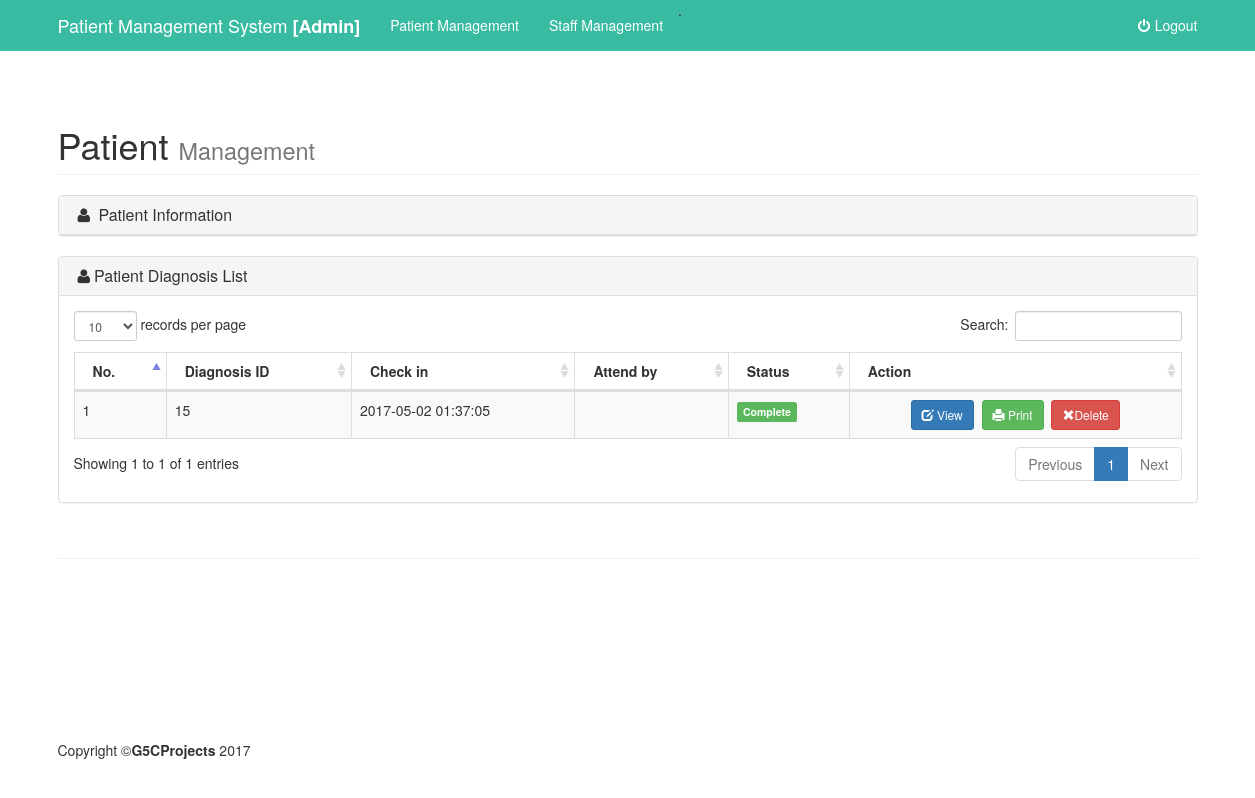
Page /admin/listdiagnosis.php?id=26 on the earlier database version.
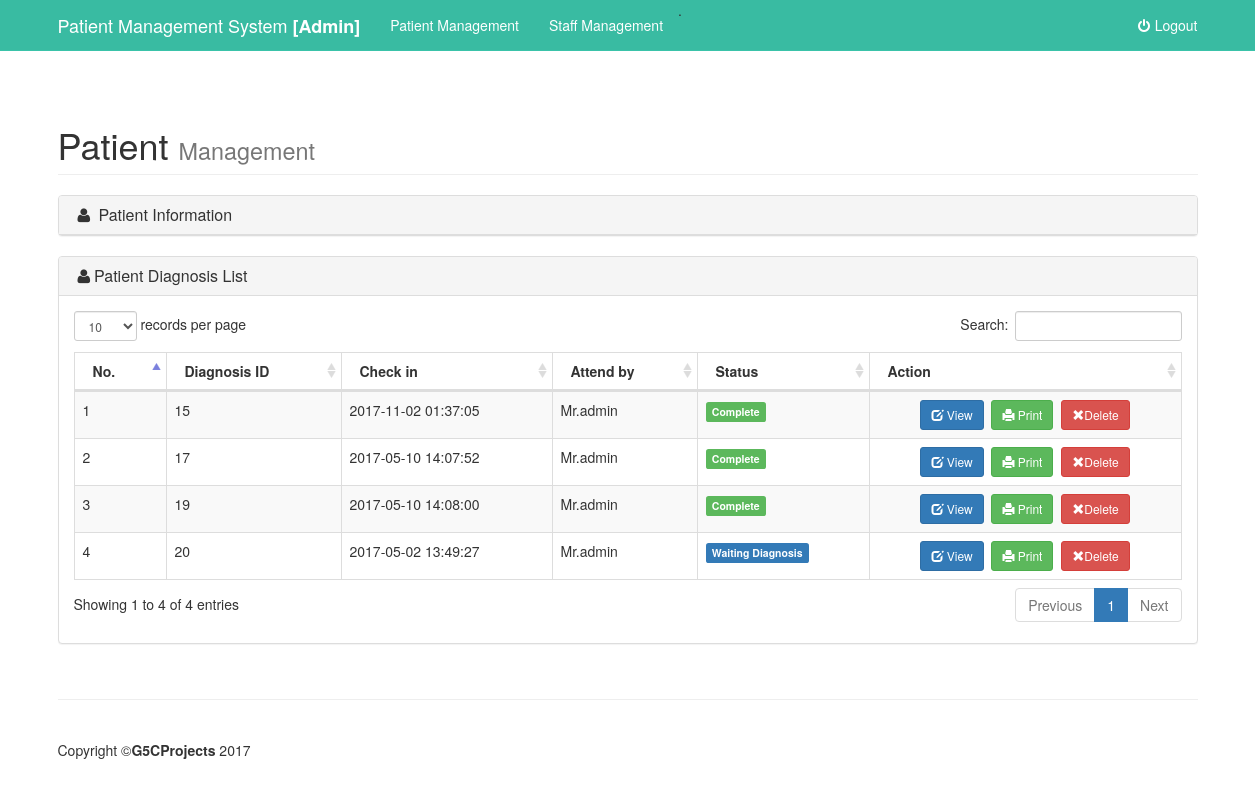
Same page on the later database version.
### tables this page shows
CREATE TABLE `diagnosis` (
  `diagnosisID` int(50) NOT NULL,
  `patientID` int(50) NOT NULL,
  `staffID` int(50) NOT NULL,
  `content` text NOT NULL,
  `medication` text NOT NULL,
  `checkin` timestamp NOT NULL DEFAULT CURRENT_TIMESTAMP ON UPDATE CURRENT_TIMESTAMP,
  `statusID` int(10) NOT NULL
);

CREATE TABLE `status` (
  `statusID` int(11) NOT NULL,
  `statusName` varchar(25) NOT NULL
);

CREATE TABLE `staffdetail` (
  `staffid` int(25) NOT NULL,
  `staffName` varchar(50) NOT NULL,
  `staffAddress` text NOT NULL,
  `staffNotel` varchar(14) NOT NULL,
  `staffTitle` varchar(20) NOT NULL,
  `username` varchar(50) NOT NULL,
  `password` varchar(255) NOT NULL,
  `level` int(1) NOT NULL
);

### admin/listdiagnosis.php (the view, shortened to what this page needs)
 <?php
include '../include/db.php';
$transid = $_GET["id"];
if (isset($_GET["id"])) {
$sql2 = "SELECT DISTINCT d.diagnosisID as diagid, d.statusID as status,d.content,d.medication,d.checkin, s.staffName as drname, s.staffTitle as title,status.statusName as sname FROM diagnosis d join staffdetail s on d.staffID = s.staffid join status on d.statusID = status.statusID where d.patientID = '$transid'";
$result2 = mysqli_query($connect,$sql2);
}?>
   <?php include "include/header.php"; ?>
    <div class="container">
       <div class="row">
                    <div class="col-lg-12">
                        <h1 class="page-header">
                            Patient <small>Management</small>
                        </h1>
                    </div>
                </div>
               <div class="row">
                    <div class="col-lg-12">
                        <div class="panel panel-default">
                            <div class="panel-heading">
                                <h3 class="panel-title"><i class="fa fa-user fa-fw"></i> <a data-toggle="collapse" href="#collapse1">Patient Information</a></h3>
                            </div>
                        </div>
                    </div>
                </div>
               <div class="row">
                    <div class="col-lg-12">
                        <div class="panel panel-default">
                            <div class="panel-heading">
                                <h3 class="panel-title"><i class="fa fa-user fa-fw"></i>Patient Diagnosis List</h3>
                            </div>
                            <div class="panel-body">
                                <div class="dataTable_wrapper">
                                    <table class="table table-striped table-bordered table-hover" id="dataTables-example">
                                        <thead>
                                            <tr>
                                                <th class="col-lg-1">No.</th>
                                                <th>Diagnosis ID</th>
                                                <th>Check in</th>
                                                <th>Attend by</th>
                                                <th>Status</th>
                                                <th>Action</th>
                                             </tr>
                                        </thead>
                                        <tbody>
                                            <?php $total_rows = 1; while($row2 = mysqli_fetch_assoc($result2)){  ?>
                                              <tr>
                                                <td><?=$total_rows;?></td>
                                                <td><?php echo $row2['diagid']; ?></td>
                                                <td><?php echo $row2['checkin']; ?></td>
                                                 <td><?php echo $row2['title']; ?><?php echo $row2['drname']; ?></td>
                                                  <td><?php switch($row2['status']){
                                                        case 1 : echo '<span class="label label-primary">'; echo $row2['sname']; echo '</span>'; break;
                                                        case 3 : echo '<span class="label label-success">'; echo $row2['sname']; echo '</span>'; break;
                                                        }?></td>
                                                <td ><center><a  class = "btn btn-primary btn-sm"  href="view.php?id=<?=$row2['diagid'];?>" ><span class="glyphicon glyphicon-edit" ></span> View</a>&nbsp;
                                                     <a    target="_blank"  class = "btn btn-success btn-sm"  href= "print.php?id=<?=$row2['diagid'];?>" ><span class="glyphicon glyphicon-print" aria-hidden="true"></span> Print</a>&nbsp;
                                                    <a   id = "confirmation" class = "btn btn-danger btn-sm"  href="del.php?id=<?=$row2['diagid'];?>&t=rd" ><span class="glyphicon glyphicon-remove" aria-hidden="true"></span>Delete</a></center></td>
                                              </tr>
                                             <?php $total_rows++; }  ?>
                                        </tbody>
                                    </table>
                                </div>
                            </div>
                            </div>
                        </div>
                    </div>
                </div>
    <?php include "include/footer.php"; ?>

### admin/include/header.php (shortened to what this page needs)
<!DOCTYPE html>
<html lang="en">
<head>
    <link href="../css/bootstrap.min.css" rel="stylesheet">
    <link href="include/shop-homepage.css" rel="stylesheet">
    <link href="../css/stickyfooter.css" rel="stylesheet">
    <link href="../css/font-awesome/css/font-awesome.min.css" rel="stylesheet" type="text/css">
    <link rel="stylesheet" href="../css/sweetalert.css">
    <link href="../include/datatables-responsive/css/dataTables.responsive.css" rel="stylesheet">
    <link href="../include/datatables-plugins/integration/bootstrap/3/dataTables.bootstrap.css" rel="stylesheet">
</head>
<body>
    <nav class="navbar navbar-inverse navbar-fixed-top" role="navigation">
        <div class="container">
            <div class="navbar-header">
                <a class="navbar-brand" href="index.php">Patient Management System <strong>[Admin]</strong></a>
            </div>
            <div class="collapse navbar-collapse" id="bs-example-navbar-collapse-1">
                <ul class="nav navbar-nav ">
.
                            <li><a href="patient.php">Patient Management</a></li>
                            <li><a href="staff.php">Staff Management</a></li>
                </ul>
                <ul class="nav navbar-nav navbar-right">
                   <li>
                    <a href="../logout.php"><i class="fa fa-fw fa-power-off">&nbsp;</i>Logout</a>
                    </li>
                </ul>
            </div>
        </div>
    </nav>

### admin/include/footer.php (shortened to what this page needs)
    <div class="container">
        <hr>
        <footer class="footer">
            <div class="row">
                <div class="col-lg-12">
                    <p>Copyright &copy;<strong>G5CProjects</strong> 2017</p>
                </div>
            </div>
        </footer>
    </div>
</body>
</html>

### admin/include/shop-homepage.css (style rules this page uses)
body { padding-top: 70px; }
footer { margin: 50px 0; }

### css/stickyfooter.css (style rules this page uses)
html { position: relative; min-height: 100%; }
body { margin-bottom: 60px; }
.footer { position: absolute; bottom: 0; width: 100%; height: 10px; background-color: #ffffff; }
body > .container { padding: 15px 15px 0; }

Differences in the rows shown:
changed diagnosis id 15: checkin "2017-05-02 01:37:05" → "2017-11-02 01:37:05"; staffID.staffTitle (not shown) → "Mr."; staffID.staffName (not shown) → "admin"
added diagnosis: diagnosisID "17", checkin "2017-05-10 14:07:52", staffID.staffTitle "Mr.", staffID.staffName "admin", statusID.statusName "Complete"
added diagnosis: diagnosisID "19", checkin "2017-05-10 14:08:00", staffID.staffTitle "Mr.", staffID.staffName "admin", statusID.statusName "Complete"
added diagnosis: diagnosisID "20", checkin "2017-05-02 13:49:27", staffID.staffTitle "Mr.", staffID.staffName "admin", statusID.statusName "Waiting Diagnosis"
Other differences:
text written by a page script: "records per page Search: Showing 1 to 1 of 1 entries Previous 1 Next" → "records per page Search: Showing 1 to 4 of 4 entries Previous 1 Next"
